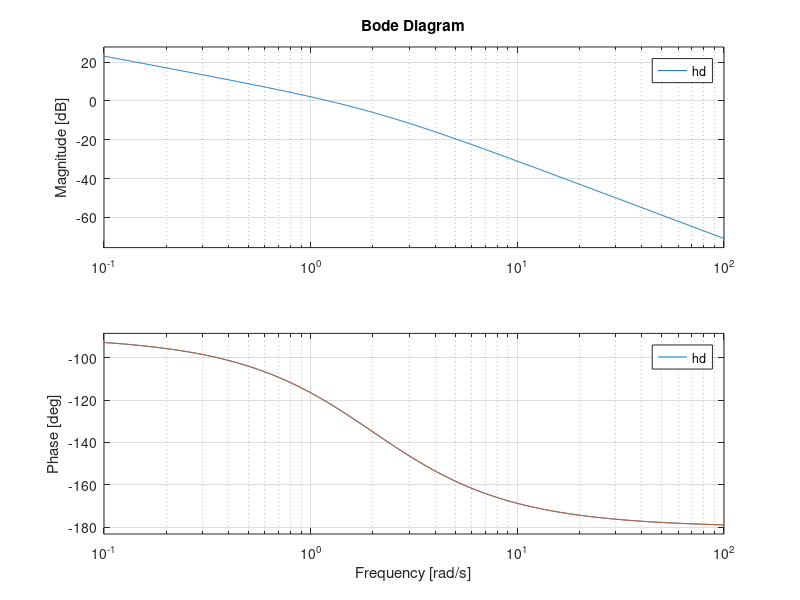
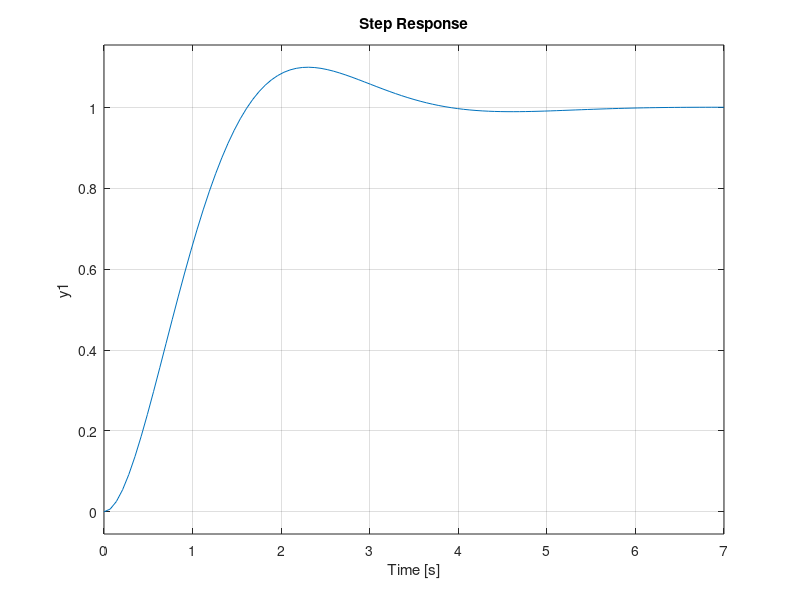

MATLAB code to generate these figures, in order:
clear all
clc
hf = tf(3.5, [0.5, 1, 0]);
m = 0.10;
xi = abs(log(m))/sqrt(pi^2+log(m)^2);
A = 1/sqrt(2)/4/xi/xi;
Adb = 20*log10(A);
figure
bode(hf); hold on
F = 1.85; %read from bode
Kp = 10^((Adb-F)/20);
hd = Kp*hf;
bode(hd); hold off

figure
step(feedback(hd,1));